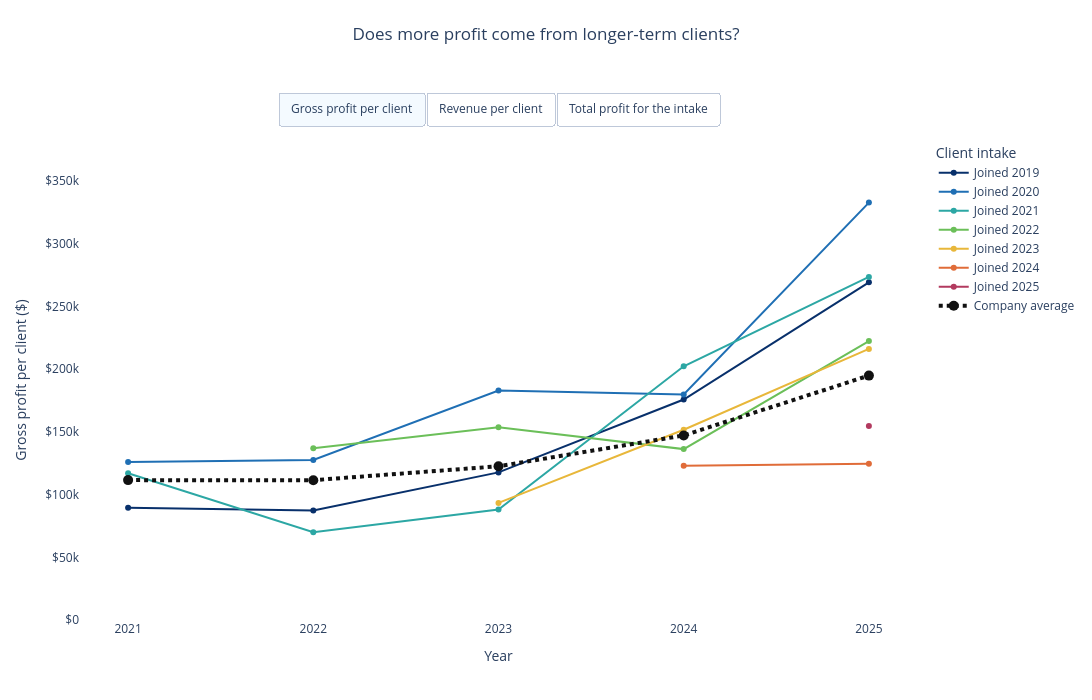

The notebook cell saved with this chart:
### Code cell
# The three views this chart can show. "Revenue per client" is worth having:
# margin only varies 3.7pp across all seven intakes, so that curve comes out
# almost the same shape as profit per client, which shows the tenure effect is
# clients buying more rather than clients being charged more.
g1_views_elliot = {
    "Gross profit per client":     {"col": "profit_per_client",
                                    "avg_col": "profit_per_client",
                                    "axis": "Gross profit per client ($)"},
    "Revenue per client":          {"col": "revenue_per_client",
                                    "avg_col": "revenue_per_client",
                                    "axis": "Revenue per client ($)"},
    "Total profit for the intake": {"col": "total_profit",
                                    "avg_col": "mean_cohort_total",
                                    "axis": "Total gross profit for the intake ($)"},
}

# Every trace carries the same custom_data in this order. The hover text reads
# from custom_data and never from %{y}, because y means something different in
# each view and a %{y} label would say "per client" over an intake total.
g1_custom_elliot = ["tenure", "clients", "total_profit",
                    "profit_per_client", "revenue_per_client"]

g1_hover_elliot = (
    "<b>%{fullData.name}</b><br>%{x} | year %{customdata[0]} of the relationship"
    "<br>$%{customdata[3]:,.0f} gross profit per client"
    "<br>$%{customdata[4]:,.0f} revenue per client"
    "<br>$%{customdata[2]:,.0f} in total across %{customdata[1]} clients<extra></extra>"
)


def fig_cohort_elliot(data, view="Gross profit per client", show_buttons=False):
    """Line chart: profit per client by the year each client was signed.

    show_buttons=True adds the buttons inside the chart, which is what the
    notebook version uses. The dashboard leaves them off and uses a radio
    button instead, so the same function serves both.
    """
    if data.empty:
        return blank_figure("No clients match these filters")

    curves, average = cohort_curves_elliot(data)
    view_info = g1_views_elliot[view]

    # With a narrow filter there may not be enough clients in each intake to
    # draw a meaningful line. Finance, for example, has one client a year, which
    # would come out as seven single dots.
    latest_year = curves["YEAR"].max()
    big_enough = curves[(curves["YEAR"] == latest_year) & (curves["clients"] >= 3)]
    if len(big_enough) < 3:
        return blank_figure("Too few clients per intake for this selection")

    fig = px.line(
        curves,
        x="YEAR",
        y=view_info["col"],
        color="cohort_label",                     # one line per intake year
        color_discrete_map=cohort_colours_elliot,
        category_orders={"cohort_label": cohort_order_elliot},
        markers=True,                             # data is yearly, so show points
        custom_data=g1_custom_elliot,
        labels={"YEAR": "Year", "cohort_label": "Client intake"},
    )
    fig.update_traces(hovertemplate=g1_hover_elliot)

    # The company average, added as one more line.
    average_fig = px.line(average, x="YEAR", y=view_info["avg_col"], markers=True,
                          custom_data=g1_custom_elliot,
                          color_discrete_sequence=["#111111"])
    average_fig.update_traces(
        name=average_label_elliot,
        showlegend=True,
        line={"width": 4, "dash": "dot"},
        marker={"size": 10},
        hovertemplate="<b>Company average</b><br>%{x}"
                      "<br>$%{customdata[3]:,.0f} gross profit per client"
                      " across %{customdata[1]} clients"
                      "<br>$%{customdata[4]:,.0f} revenue per client"
                      "<br>$%{customdata[2]:,.0f} average per intake<extra></extra>")
    fig.add_traces(average_fig.data)

    top = max(max(trace.y) for trace in fig.data) * 1.15
    fig.update_layout(
        title={"text": "Does more profit come from longer-term clients?",
               "x": 0.5, "xanchor": "center", "y": 0.96, "yanchor": "top"},
        xaxis={"title": "Year", "tickmode": "linear", "dtick": 1},
        yaxis={"title": view_info["axis"], "tickprefix": "$",
               "tickformat": "~s", "range": [0, top]},
        legend={"title": "Client intake"},
        plot_bgcolor="white",
        height=700 if show_buttons else DASH_CHART_HEIGHT,
        # The dashboard version has no buttons above the title, so it can
        # give the top margin back to the plot itself.
        margin={"t": 140 if show_buttons else 46, "b": 80},
    )

    if show_buttons:
        # One list of y values per view, in the same order as fig.data, so a
        # button can swap all the lines at once.
        buttons = []
        for name, info in g1_views_elliot.items():
            y_values = []
            for trace in fig.data:
                if trace.name == average_label_elliot:
                    y_values.append(list(average[info["avg_col"]]))
                else:
                    one_intake = curves[curves["cohort_label"] == trace.name]
                    y_values.append(list(one_intake[info["col"]]))
            buttons.append({
                "label": name,
                "method": "update",
                "args": [{"y": y_values},
                         {"yaxis.title.text": info["axis"],
                          "yaxis.range": [0, max(map(max, y_values)) * 1.15]}],
            })
        fig.update_layout(
            width = 1100,
            updatemenus=[{"type": "buttons", "direction": "right",
                          "buttons": buttons, "x": 0.5, "xanchor": "center",
                          "y": 1.10, "yanchor": "top", "showactive": True}])

    return fig


fig_cohort_elliot(base_df_elliot, show_buttons=True).show()

### Figure 1 — Plotly figure (JSON) as saved in the notebook; plotly's stock layout.template omitted (floating-point values rounded to 4 significant figures)
{"data": [{"customdata": [[2, 10, 894339, 89430.0, 220400.0], [3, 11, 960013, 87270.0, 184400.0], [4, 10, 1177094, 117700.0, 281200.0], [5, 10, 1758064, 175800.0, 379200.0], [6, 9, 2423915, 269300.0, 525800.0]], "hovertemplate": "<b>%{fullData.name}</b><br>%{x} | year %{customdata[0]} of the relationship<br>$%{customdata[3]:,.0f} gross profit per client<br>$%{customdata[4]:,.0f} revenue per client<br>$%{customdata[2]:,.0f} in total across %{customdata[1]} clients<extra></extra>", "legendgroup": "Joined 2019", "line": {"color": "#08306b", "dash": "solid"}, "marker": {"symbol": "circle"}, "mode": "lines+markers", "name": "Joined 2019", "orientation": "v", "showlegend": true, "type": "scatter", "x": [2021, 2022, 2023, 2024, 2025], "xaxis": "x", "y": [89430.0, 87270.0, 117700.0, 175800.0, 269300.0], "yaxis": "y"}, {"customdata": [[1, 13, 1638534, 126000.0, 286300.0], [2, 13, 1658842, 127600.0, 286251], [3, 13, 2378685, 183000.0, 398800.0], [4, 13, 2337800, 179800.0, 430900.0], [5, 13, 4327289, 332900.0, 773300.0]], "hovertemplate": "<b>%{fullData.name}</b><br>%{x} | year %{customdata[0]} of the relationship<br>$%{customdata[3]:,.0f} gross profit per client<br>$%{customdata[4]:,.0f} revenue per client<br>$%{customdata[2]:,.0f} in total across %{customdata[1]} clients<extra></extra>", "legendgroup": "Joined 2020", "line": {"color": "#1f6fb4", "dash": "solid"}, "marker": {"symbol": "circle"}, "mode": "lines+markers", "name": "Joined 2020", "orientation": "v", "showlegend": true, "type": "scatter", "x": [2021, 2022, 2023, 2024, 2025], "xaxis": "x", "y": [126000.0, 127600.0, 183000.0, 179800.0, 332900.0], "yaxis": "y"}, {"customdata": [[0, 6, 702126, 117021, 276100.0], [1, 6, 420327, 70050.0, 158600.0], [2, 6, 528773, 88130.0, 193300.0], [3, 5, 1011790, 202358, 436500.0], [4, 4, 1094512, 273628, 715500.0]], "hovertemplate": "<b>%{fullData.name}</b><br>%{x} | year %{customdata[0]} of the relationship<br>$%{customdata[3]:,.0f} gross profit per client<br>$%{customdata[4]:,.0f} revenue per client<br>$%{customdata[2]:,.0f} in total across %{customdata[1]} clients<extra></extra>", "legendgroup": "Joined 2021", "line": {"color": "#2ca7a4", "dash": "solid"}, "marker": {"symbol": "circle"}, "mode": "lines+markers", "name": "Joined 2021", "orientation": "v", "showlegend": true, "type": "scatter", "x": [2021, 2022, 2023, 2024, 2025], "xaxis": "x", "y": [117021, 70050.0, 88130.0, 202358, 273628], "yaxis": "y"}, {"customdata": [[0, 12, 1643585, 137000.0, 289100.0], [1, 13, 1999114, 153778, 351100.0], [2, 13, 1771774, 136300.0, 316300.0], [3, 13, 2891519, 222400.0, 496800.0]], "hovertemplate": "<b>%{fullData.name}</b><br>%{x} | year %{customdata[0]} of the relationship<br>$%{customdata[3]:,.0f} gross profit per client<br>$%{customdata[4]:,.0f} revenue per client<br>$%{customdata[2]:,.0f} in total across %{customdata[1]} clients<extra></extra>", "legendgroup": "Joined 2022", "line": {"color": "#6bbf59", "dash": "solid"}, "marker": {"symbol": "circle"}, "mode": "lines+markers", "name": "Joined 2022", "orientation": "v", "showlegend": true, "type": "scatter", "x": [2022, 2023, 2024, 2025], "xaxis": "x", "y": [137000.0, 153778, 136300.0, 222400.0], "yaxis": "y"}, {"customdata": [[0, 32, 2989014, 93410.0, 210900.0], [1, 32, 4855885, 151700.0, 344800.0], [2, 30, 6484814, 216200.0, 497200.0]], "hovertemplate": "<b>%{fullData.name}</b><br>%{x} | year %{customdata[0]} of the relationship<br>$%{customdata[3]:,.0f} gross profit per client<br>$%{customdata[4]:,.0f} revenue per client<br>$%{customdata[2]:,.0f} in total across %{customdata[1]} clients<extra></extra>", "legendgroup": "Joined 2023", "line": {"color": "#e8b73a", "dash": "solid"}, "marker": {"symbol": "circle"}, "mode": "lines+markers", "name": "Joined 2023", "orientation": "v", "showlegend": true, "type": "scatter", "x": [2023, 2024, 2025], "xaxis": "x", "y": [93410.0, 151700.0, 216200.0], "yaxis": "y"}, {"customdata": [[0, 41, 5042197, 123000.0, 276000.0], [1, 40, 4984498, 124600.0, 293100.0]], "hovertemplate": "<b>%{fullData.name}</b><br>%{x} | year %{customdata[0]} of the relationship<br>$%{customdata[3]:,.0f} gross profit per client<br>$%{customdata[4]:,.0f} revenue per client<br>$%{customdata[2]:,.0f} in total across %{customdata[1]} clients<extra></extra>", "legendgroup": "Joined 2024", "line": {"color": "#e06c39", "dash": "solid"}, "marker": {"symbol": "circle"}, "mode": "lines+markers", "name": "Joined 2024", "orientation": "v", "showlegend": true, "type": "scatter", "x": [2024, 2025], "xaxis": "x", "y": [123000.0, 124600.0], "yaxis": "y"}, {"customdata": [[0, 24, 3714686, 154800.0, 336500.0]], "hovertemplate": "<b>%{fullData.name}</b><br>%{x} | year %{customdata[0]} of the relationship<br>$%{customdata[3]:,.0f} gross profit per client<br>$%{customdata[4]:,.0f} revenue per client<br>$%{customdata[2]:,.0f} in total across %{customdata[1]} clients<extra></extra>", "legendgroup": "Joined 2025", "line": {"color": "#b23a5f", "dash": "solid"}, "marker": {"symbol": "circle"}, "mode": "lines+markers", "name": "Joined 2025", "orientation": "v", "showlegend": true, "type": "scatter", "x": [2025], "xaxis": "x", "y": [154800.0], "yaxis": "y"}, {"customdata": [[-1, 29, 3234999, 111600.0, 261400.0], [-1, 42, 4682767, 111500.0, 242100.0], [-1, 74, 9072680, 122600.0, 276600.0], [-1, 114, 16777510, 147200.0, 333700.0], [-1, 133, 25921233, 194900.0, 442300.0]], "hovertemplate": "<b>Company average</b><br>%{x}<br>$%{customdata[3]:,.0f} gross profit per client across %{customdata[1]} clients<br>$%{customdata[4]:,.0f} revenue per client<br>$%{customdata[2]:,.0f} average per intake<extra></extra>", "legendgroup": "", "line": {"color": "#111111", "dash": "dot", "width": 4}, "marker": {"size": 10, "symbol": "circle"}, "mode": "lines+markers", "name": "Company average", "orientation": "v", "showlegend": true, "type": "scatter", "x": [2021, 2022, 2023, 2024, 2025], "xaxis": "x", "y": [111600.0, 111500.0, 122600.0, 147200.0, 194900.0], "yaxis": "y"}], "layout": {"height": 700, "legend": {"title": {"text": "Client intake"}, "tracegroupgap": 0}, "margin": {"b": 80, "t": 140}, "plot_bgcolor": "white", "title": {"text": "Does more profit come from longer-term clients?", "x": 0.5, "xanchor": "center", "y": 0.96, "yanchor": "top"}, "updatemenus": [{"buttons": [{"args": [{"y": [[89430.0, 87270.0, 117700.0, 175800.0, 269300.0], [126000.0, 127600.0, 183000.0, 179800.0, 332900.0], [117021, 70050.0, 88130.0, 202358, 273628], [137000.0, 153778, 136300.0, 222400.0], [93410.0, 151700.0, 216200.0], [123000.0, 124600.0], [154800.0], [111600.0, 111500.0, 122600.0, 147200.0, 194900.0]]}, {"yaxis.range": [0, 382800.0], "yaxis.title.text": "Gross profit per client ($)"}], "label": "Gross profit per client", "method": "update"}, {"args": [{"y": [[220400.0, 184400.0, 281200.0, 379200.0, 525800.0], [286300.0, 286251, 398800.0, 430900.0, 773300.0], [276100.0, 158600.0, 193300.0, 436500.0, 715500.0], [289100.0, 351100.0, 316300.0, 496800.0], [210900.0, 344800.0, 497200.0], [276000.0, 293100.0], [336500.0], [261400.0, 242100.0, 276600.0, 333700.0, 442300.0]]}, {"yaxis.range": [0, 889300.0], "yaxis.title.text": "Revenue per client ($)"}], "label": "Revenue per client", "method": "update"}, {"args": [{"y": [[894339, 960013, 1177094, 1758064, 2423915], [1638534, 1658842, 2378685, 2337800, 4327289], [702126, 420327, 528773, 1011790, 1094512], [1643585, 1999114, 1771774, 2891519], [2989014, 4855885, 6484814], [5042197, 4984498], [3714686], [1078333, 1171000.0, 1814536, 2796000.0, 3703000.0]]}, {"yaxis.range": [0, 7458000.0], "yaxis.title.text": "Total gross profit for the intake ($)"}], "label": "Total profit for the intake", "method": "update"}], "direction": "right", "showactive": true, "type": "buttons", "x": 0.5, "xanchor": "center", "y": 1.1, "yanchor": "top"}], "width": 1100, "xaxis": {"anchor": "y", "domain": [0, 1], "dtick": 1, "tickmode": "linear", "title": {"text": "Year"}}, "yaxis": {"anchor": "x", "domain": [0, 1], "range": [0, 382800.0], "tickformat": "~s", "tickprefix": "$", "title": {"text": "Gross profit per client ($)"}}}}
